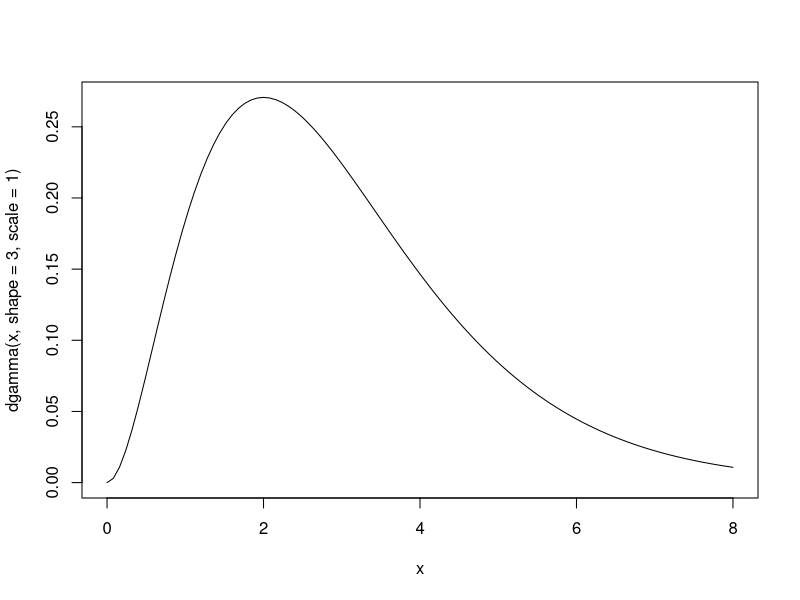
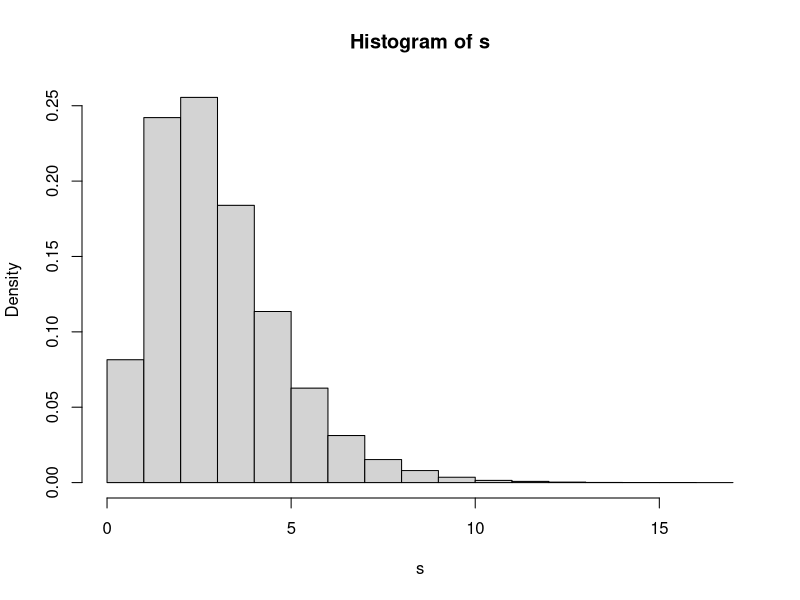

Here is the R script that generated these plots, in order:
x <- seq(0,8, 0.1)
curve(dgamma(x, shape=3, scale=1), 0, 8)

x <- rexp(3*100000, rate=1)
xm <- matrix(x, nrow=100000, ncol=3)
s <- apply(xm, 1, sum)
hist(s, prob=TRUE)
